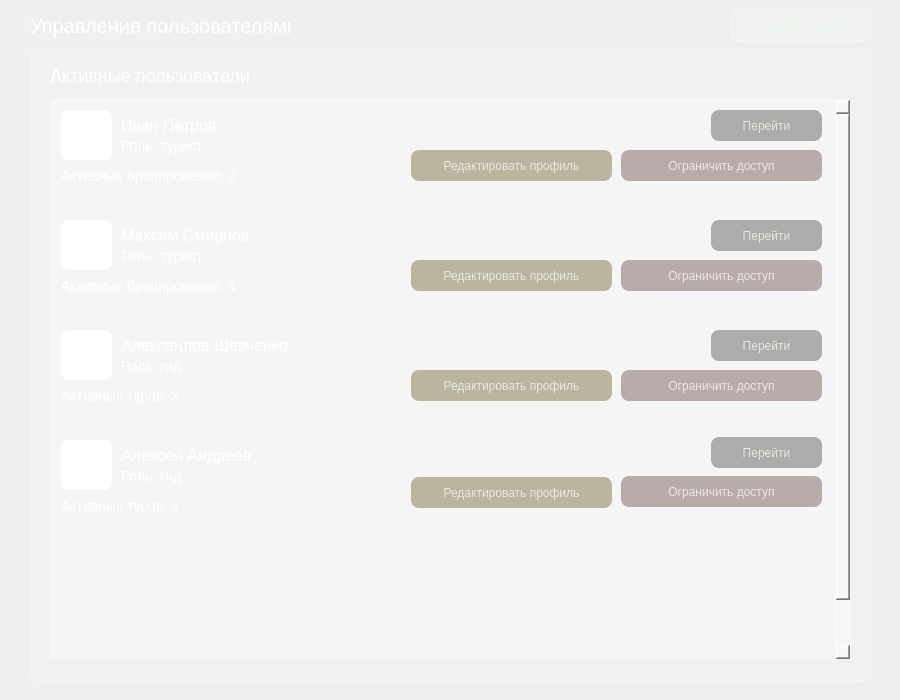
<?xml version="1.0" encoding="UTF-8"?>
<ui version="4.0">
 <class>Dialog</class>
 <widget class="QDialog" name="Dialog">
  <property name="geometry">
   <rect>
    <x>0</x>
    <y>0</y>
    <width>900</width>
    <height>700</height>
   </rect>
  </property>
  <property name="windowTitle">
   <string>Dialog</string>
  </property>
  <property name="styleSheet">
   <string notr="true">background-color: qlineargradient(spread:pad, x1:1, y1:1, x2:0, y2:0,
    stop:0 rgba(20, 65, 30, 255),
    stop:0.427447 rgba(35, 95, 55, 235),
    stop:1 rgba(110, 160, 90, 255));
</string>
  </property>
  <widget class="QLabel" name="label_Admin">
   <property name="geometry">
    <rect>
     <x>30</x>
     <y>10</y>
     <width>261</width>
     <height>31</height>
    </rect>
   </property>
   <property name="styleSheet">
    <string notr="true">background-color: none;
font-size: 20px;
border: none;
color: white;</string>
   </property>
   <property name="text">
    <string>Управление пользователями</string>
   </property>
  </widget>
  <widget class="QFrame" name="frame_2">
   <property name="geometry">
    <rect>
     <x>30</x>
     <y>50</y>
     <width>841</width>
     <height>631</height>
    </rect>
   </property>
   <property name="styleSheet">
    <string notr="true">background-color: rgba(255, 255, 255, 0.15);
color: rgb(235, 245, 235);
border: 1px solid rgba(255, 255, 255, 0.35);
border-radius: 8px</string>
   </property>
   <property name="frameShape">
    <enum>QFrame::Shape::StyledPanel</enum>
   </property>
   <property name="frameShadow">
    <enum>QFrame::Shadow::Raised</enum>
   </property>
   <widget class="QLabel" name="label_5">
    <property name="geometry">
     <rect>
      <x>20</x>
      <y>10</y>
      <width>231</width>
      <height>31</height>
     </rect>
    </property>
    <property name="styleSheet">
     <string notr="true">background-color: none;
font-size: 18px;
border: none;
color: white;</string>
    </property>
    <property name="text">
     <string>Активные пользователи</string>
    </property>
   </widget>
   <widget class="QScrollArea" name="scrollArea_2">
    <property name="enabled">
     <bool>true</bool>
    </property>
    <property name="geometry">
     <rect>
      <x>20</x>
      <y>49</y>
      <width>801</width>
      <height>561</height>
     </rect>
    </property>
    <property name="horizontalScrollBarPolicy">
     <enum>Qt::ScrollBarPolicy::ScrollBarAlwaysOff</enum>
    </property>
    <property name="widgetResizable">
     <bool>false</bool>
    </property>
    <widget class="QWidget" name="scrollAreaWidgetContents_3">
     <property name="enabled">
      <bool>true</bool>
     </property>
     <property name="geometry">
      <rect>
       <x>0</x>
       <y>0</y>
       <width>790</width>
       <height>610</height>
      </rect>
     </property>
     <widget class="QLabel" name="label_TouristName_5">
      <property name="geometry">
       <rect>
        <x>70</x>
        <y>10</y>
        <width>101</width>
        <height>31</height>
       </rect>
      </property>
      <property name="styleSheet">
       <string notr="true">background-color: none;
font-size: 16px;
border: none;
color: white;</string>
      </property>
      <property name="text">
       <string>Иван Петров</string>
      </property>
     </widget>
     <widget class="QLabel" name="label_Role_9">
      <property name="geometry">
       <rect>
        <x>70</x>
        <y>30</y>
        <width>101</width>
        <height>31</height>
       </rect>
      </property>
      <property name="styleSheet">
       <string notr="true">background-color: none;
font-size: 14px;
border: none;
color: white;</string>
      </property>
      <property name="text">
       <string>Роль: турист</string>
      </property>
     </widget>
     <widget class="QLabel" name="label_ImageTourist_5">
      <property name="geometry">
       <rect>
        <x>10</x>
        <y>10</y>
        <width>51</width>
        <height>50</height>
       </rect>
      </property>
      <property name="styleSheet">
       <string notr="true">background-color: white;
border: none;</string>
      </property>
      <property name="text">
       <string/>
      </property>
     </widget>
     <widget class="QLabel" name="label_ActiveBookings_5">
      <property name="geometry">
       <rect>
        <x>10</x>
        <y>60</y>
        <width>201</width>
        <height>31</height>
       </rect>
      </property>
      <property name="styleSheet">
       <string notr="true">background-color: none;
font-size: 14px;
border: none;
color: white;</string>
      </property>
      <property name="text">
       <string>Активных бронирований: 2</string>
      </property>
     </widget>
     <widget class="QPushButton" name="pushButton_Profile_9">
      <property name="geometry">
       <rect>
        <x>360</x>
        <y>50</y>
        <width>201</width>
        <height>31</height>
       </rect>
      </property>
      <property name="styleSheet">
       <string notr="true">background-color: rgba(140, 130, 90, 140);
color: rgba(235, 235, 232, 235);
border: none;
border-radius: 8px;
padding: 8px 18px;</string>
      </property>
      <property name="text">
       <string>Редактировать профиль</string>
      </property>
     </widget>
     <widget class="QLabel" name="label_ActiveBookings_6">
      <property name="geometry">
       <rect>
        <x>10</x>
        <y>170</y>
        <width>201</width>
        <height>31</height>
       </rect>
      </property>
      <property name="styleSheet">
       <string notr="true">background-color: none;
font-size: 14px;
border: none;
color: white;</string>
      </property>
      <property name="text">
       <string>Активных бронирований: 4</string>
      </property>
     </widget>
     <widget class="QLabel" name="label_Role_10">
      <property name="geometry">
       <rect>
        <x>70</x>
        <y>140</y>
        <width>101</width>
        <height>31</height>
       </rect>
      </property>
      <property name="styleSheet">
       <string notr="true">background-color: none;
font-size: 14px;
border: none;
color: white;</string>
      </property>
      <property name="text">
       <string>Роль: турист</string>
      </property>
     </widget>
     <widget class="QLabel" name="label_TouristName_6">
      <property name="geometry">
       <rect>
        <x>70</x>
        <y>120</y>
        <width>131</width>
        <height>31</height>
       </rect>
      </property>
      <property name="styleSheet">
       <string notr="true">background-color: none;
font-size: 16px;
border: none;
color: white;</string>
      </property>
      <property name="text">
       <string>Максим Смирнов</string>
      </property>
     </widget>
     <widget class="QLabel" name="label_ImageTourist_6">
      <property name="geometry">
       <rect>
        <x>10</x>
        <y>120</y>
        <width>51</width>
        <height>50</height>
       </rect>
      </property>
      <property name="styleSheet">
       <string notr="true">background-color: white;
border: none;</string>
      </property>
      <property name="text">
       <string/>
      </property>
     </widget>
     <widget class="QLabel" name="label_ImageTourist_7">
      <property name="geometry">
       <rect>
        <x>10</x>
        <y>230</y>
        <width>51</width>
        <height>50</height>
       </rect>
      </property>
      <property name="styleSheet">
       <string notr="true">background-color: white;
border: none;</string>
      </property>
      <property name="text">
       <string/>
      </property>
     </widget>
     <widget class="QLabel" name="label_Role_11">
      <property name="geometry">
       <rect>
        <x>70</x>
        <y>250</y>
        <width>101</width>
        <height>31</height>
       </rect>
      </property>
      <property name="styleSheet">
       <string notr="true">background-color: none;
font-size: 14px;
border: none;
color: white;</string>
      </property>
      <property name="text">
       <string>Роль: гид</string>
      </property>
     </widget>
     <widget class="QLabel" name="label_ActiveBookings_7">
      <property name="geometry">
       <rect>
        <x>10</x>
        <y>280</y>
        <width>201</width>
        <height>31</height>
       </rect>
      </property>
      <property name="styleSheet">
       <string notr="true">background-color: none;
font-size: 14px;
border: none;
color: white;</string>
      </property>
      <property name="text">
       <string>Активных туров: 3</string>
      </property>
     </widget>
     <widget class="QLabel" name="label_TouristName_7">
      <property name="geometry">
       <rect>
        <x>70</x>
        <y>230</y>
        <width>171</width>
        <height>31</height>
       </rect>
      </property>
      <property name="styleSheet">
       <string notr="true">background-color: none;
font-size: 16px;
border: none;
color: white;</string>
      </property>
      <property name="text">
       <string>Александра Шевченко</string>
      </property>
     </widget>
     <widget class="QLabel" name="label_ActiveBookings_8">
      <property name="geometry">
       <rect>
        <x>10</x>
        <y>390</y>
        <width>201</width>
        <height>31</height>
       </rect>
      </property>
      <property name="styleSheet">
       <string notr="true">background-color: none;
font-size: 14px;
border: none;
color: white;</string>
      </property>
      <property name="text">
       <string>Активных туров: 2</string>
      </property>
     </widget>
     <widget class="QLabel" name="label_ImageTourist_8">
      <property name="geometry">
       <rect>
        <x>10</x>
        <y>340</y>
        <width>51</width>
        <height>50</height>
       </rect>
      </property>
      <property name="styleSheet">
       <string notr="true">background-color: white;
border: none;</string>
      </property>
      <property name="text">
       <string/>
      </property>
     </widget>
     <widget class="QLabel" name="label_Role_12">
      <property name="geometry">
       <rect>
        <x>70</x>
        <y>360</y>
        <width>101</width>
        <height>31</height>
       </rect>
      </property>
      <property name="styleSheet">
       <string notr="true">background-color: none;
font-size: 14px;
border: none;
color: white;</string>
      </property>
      <property name="text">
       <string>Роль: гид</string>
      </property>
     </widget>
     <widget class="QLabel" name="label_TouristName_8">
      <property name="geometry">
       <rect>
        <x>70</x>
        <y>340</y>
        <width>131</width>
        <height>31</height>
       </rect>
      </property>
      <property name="styleSheet">
       <string notr="true">background-color: none;
font-size: 16px;
border: none;
color: white;</string>
      </property>
      <property name="text">
       <string>Алексей Андреев</string>
      </property>
     </widget>
     <widget class="QPushButton" name="pushButton_Profile_13">
      <property name="geometry">
       <rect>
        <x>570</x>
        <y>50</y>
        <width>201</width>
        <height>31</height>
       </rect>
      </property>
      <property name="styleSheet">
       <string notr="true">background-color: rgba(140, 110, 110, 140);
color: rgba(235, 235, 232, 235);
border: none;
border-radius: 8px;
padding: 8px 18px;</string>
      </property>
      <property name="text">
       <string>Ограничить доступ</string>
      </property>
     </widget>
     <widget class="QPushButton" name="pushButton_Profile_10">
      <property name="geometry">
       <rect>
        <x>360</x>
        <y>160</y>
        <width>201</width>
        <height>31</height>
       </rect>
      </property>
      <property name="styleSheet">
       <string notr="true">background-color: rgba(140, 130, 90, 140);
color: rgba(235, 235, 232, 235);
border: none;
border-radius: 8px;
padding: 8px 18px;</string>
      </property>
      <property name="text">
       <string>Редактировать профиль</string>
      </property>
     </widget>
     <widget class="QPushButton" name="pushButton_Profile_14">
      <property name="geometry">
       <rect>
        <x>570</x>
        <y>160</y>
        <width>201</width>
        <height>31</height>
       </rect>
      </property>
      <property name="styleSheet">
       <string notr="true">background-color: rgba(140, 110, 110, 140);
color: rgba(235, 235, 232, 235);
border: none;
border-radius: 8px;
padding: 8px 18px;</string>
      </property>
      <property name="text">
       <string>Ограничить доступ</string>
      </property>
     </widget>
     <widget class="QPushButton" name="pushButton_Profile_11">
      <property name="geometry">
       <rect>
        <x>360</x>
        <y>270</y>
        <width>201</width>
        <height>31</height>
       </rect>
      </property>
      <property name="styleSheet">
       <string notr="true">background-color: rgba(140, 130, 90, 140);
color: rgba(235, 235, 232, 235);
border: none;
border-radius: 8px;
padding: 8px 18px;</string>
      </property>
      <property name="text">
       <string>Редактировать профиль</string>
      </property>
     </widget>
     <widget class="QPushButton" name="pushButton_Profile_15">
      <property name="geometry">
       <rect>
        <x>570</x>
        <y>270</y>
        <width>201</width>
        <height>31</height>
       </rect>
      </property>
      <property name="styleSheet">
       <string notr="true">background-color: rgba(140, 110, 110, 140);
color: rgba(235, 235, 232, 235);
border: none;
border-radius: 8px;
padding: 8px 18px;</string>
      </property>
      <property name="text">
       <string>Ограничить доступ</string>
      </property>
     </widget>
     <widget class="QPushButton" name="pushButton_Profile_12">
      <property name="geometry">
       <rect>
        <x>360</x>
        <y>377</y>
        <width>201</width>
        <height>31</height>
       </rect>
      </property>
      <property name="styleSheet">
       <string notr="true">background-color: rgba(140, 130, 90, 140);
color: rgba(235, 235, 232, 235);
border: none;
border-radius: 8px;
padding: 8px 18px;</string>
      </property>
      <property name="text">
       <string>Редактировать профиль</string>
      </property>
     </widget>
     <widget class="QPushButton" name="pushButton_Profile_16">
      <property name="geometry">
       <rect>
        <x>570</x>
        <y>376</y>
        <width>201</width>
        <height>31</height>
       </rect>
      </property>
      <property name="styleSheet">
       <string notr="true">background-color: rgba(140, 110, 110, 140);
color: rgba(235, 235, 232, 235);
border: none;
border-radius: 8px;
padding: 8px 18px;</string>
      </property>
      <property name="text">
       <string>Ограничить доступ</string>
      </property>
     </widget>
     <widget class="QPushButton" name="pushButton_OnBooking">
      <property name="geometry">
       <rect>
        <x>660</x>
        <y>10</y>
        <width>111</width>
        <height>31</height>
       </rect>
      </property>
      <property name="styleSheet">
       <string notr="true">background-color: rgba(110, 115, 110, 140);
color: rgba(235, 235, 232, 235);
border: none;
border-radius: 8px;
padding: 8px 18px;</string>
      </property>
      <property name="text">
       <string>Перейти</string>
      </property>
     </widget>
     <widget class="QPushButton" name="pushButton_OnBooking_2">
      <property name="geometry">
       <rect>
        <x>660</x>
        <y>120</y>
        <width>111</width>
        <height>31</height>
       </rect>
      </property>
      <property name="styleSheet">
       <string notr="true">background-color: rgba(110, 115, 110, 140);
color: rgba(235, 235, 232, 235);
border: none;
border-radius: 8px;
padding: 8px 18px;</string>
      </property>
      <property name="text">
       <string>Перейти</string>
      </property>
     </widget>
     <widget class="QPushButton" name="pushButton_OnBooking_3">
      <property name="geometry">
       <rect>
        <x>660</x>
        <y>230</y>
        <width>111</width>
        <height>31</height>
       </rect>
      </property>
      <property name="styleSheet">
       <string notr="true">background-color: rgba(110, 115, 110, 140);
color: rgba(235, 235, 232, 235);
border: none;
border-radius: 8px;
padding: 8px 18px;</string>
      </property>
      <property name="text">
       <string>Перейти</string>
      </property>
     </widget>
     <widget class="QPushButton" name="pushButton_OnBooking_4">
      <property name="geometry">
       <rect>
        <x>660</x>
        <y>337</y>
        <width>111</width>
        <height>31</height>
       </rect>
      </property>
      <property name="styleSheet">
       <string notr="true">background-color: rgba(110, 115, 110, 140);
color: rgba(235, 235, 232, 235);
border: none;
border-radius: 8px;
padding: 8px 18px;</string>
      </property>
      <property name="text">
       <string>Перейти</string>
      </property>
     </widget>
    </widget>
   </widget>
  </widget>
  <widget class="QPushButton" name="pushButton_Logout">
   <property name="geometry">
    <rect>
     <x>730</x>
     <y>10</y>
     <width>141</width>
     <height>31</height>
    </rect>
   </property>
   <property name="styleSheet">
    <string notr="true">background-color: rgba(255, 255, 255, 0.15);
color: rgb(235, 245, 235);
border: 1px solid rgba(255, 255, 255, 0.35);
border-radius: 8px;
font-size: 14px;</string>
   </property>
   <property name="text">
    <string>В главное меню</string>
   </property>
  </widget>
 </widget>
 <resources/>
 <connections/>
</ui>
